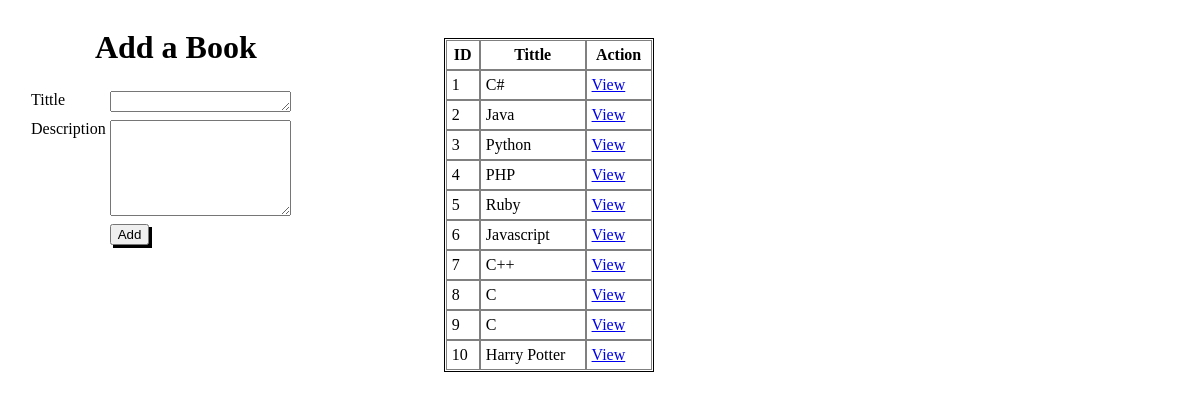
Screenshot of /book with the database file from the repository.
### main/models.py (models this page shows)
class Book(models.Model):
    tittle = models.CharField(max_length=255)
    desc = models.CharField(max_length=255)
    created_at = models.DateTimeField(auto_now_add = True)
    updated_at = models.DateTimeField(auto_now = True)

### main/views.py (the view)
# urls.py: path('book', views.book),
def book(request):
    context ={
        "all_books": Book.objects.all(),
        "all_authors": Author.objects.all(),
    }
    return render(request, 'book.html', context)

### main/templates/book.html (shortened to what this page needs)
<!DOCTYPE html>
<html lang="en">
<head>
    {% load static %}
    <link rel='stylesheet' href='{% static 'bookAuthorStyle.css' %}'>
</head>
<body>
    <div id="container">
        <form action="book/add" method=POST><h1>Add a Book</h1>
            <table>
                <tr>
                    <td><label for="book_tittle" require>Tittle</label></td>
                    <td><textarea name="book_tittle" cols="20" rows="1" required></textarea></td>
                </tr>
                <tr>
                    <td><label for="desc">Description</label></td>
                    <td><textarea name="desc" cols="20" rows="6" maxlength="255"></textarea></td>
                </tr>
                <tr>
                    <td></td>
                    <td><button>Add</button></td>
                </tr>
            </table>
        </form>
        <table id="display-table">
            <tr>
                <th>ID</th>
                <th>Tittle</th>
                <th>Action</th>
            </tr>
            {% for book in all_books %}
                <tr>
                    <td>{{ book.id }}</td>
                    <td>{{ book.tittle }}</td>
                    <td><a href="/book/{{ book.id }}">View</a></td>
                </tr>
            {% endfor %}
        </table>
    </div>
</body>
</html>

### main/static/bookAuthorStyle.css (style rules this page uses)
#container { display: flex; width: 700px; }
button { box-shadow: 3px 3px black; }
form { margin-left: 20px; margin-right: 120px; }
#display-table { border: 1px solid black; margin-top: 30px; width: 30%; }
textarea { margin-right: 30px; }
#display-table td, th { outline: 1px solid grey; padding: 5px; }
h1 { text-align: center; }
td { vertical-align: top; }

### rows the page displays
Book: id "1", tittle "C#"
Book: id "2", tittle "Java"
Book: id "3", tittle "Python"
Book: id "4", tittle "PHP"
Book: id "5", tittle "Ruby"
Book: id "6", tittle "Javascript"
Book: id "7", tittle "C++"
Book: id "8", tittle "C"
Book: id "9", tittle "C"
Book: id "10", tittle "Harry Potter"
